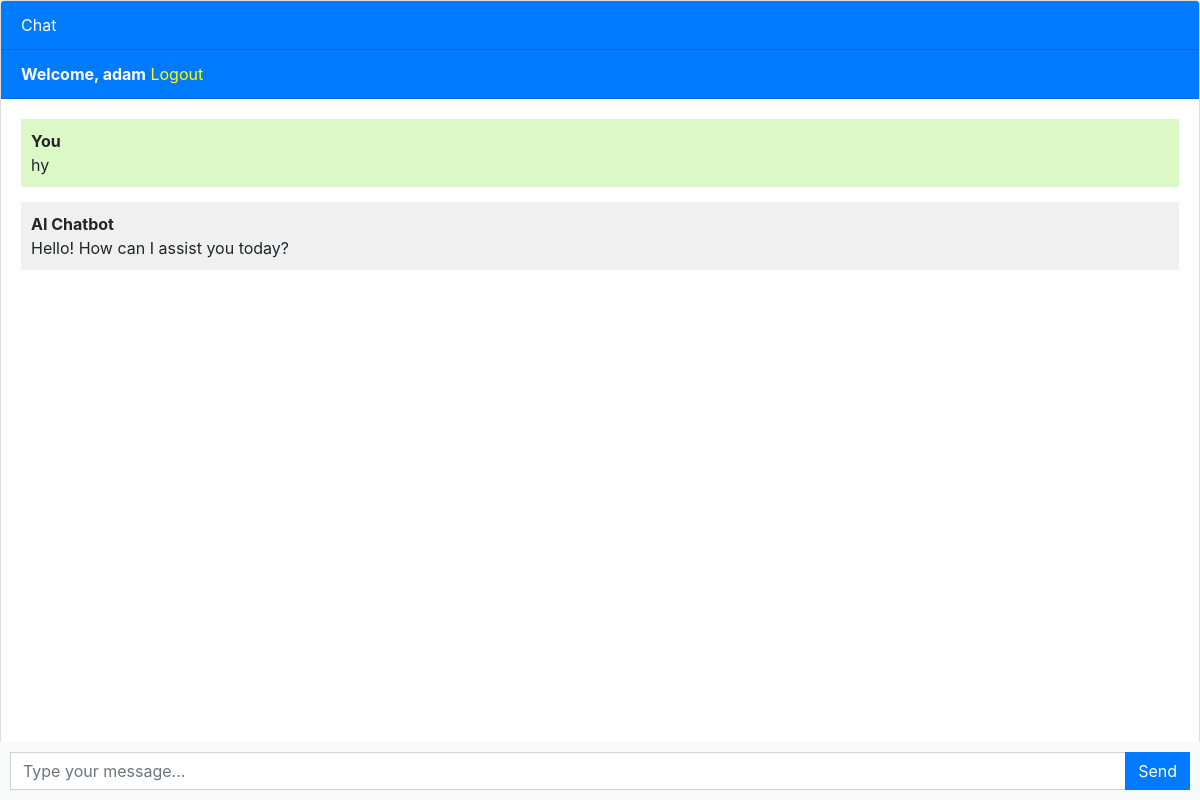
/index (signed in), run on an earlier commit of the app's database.
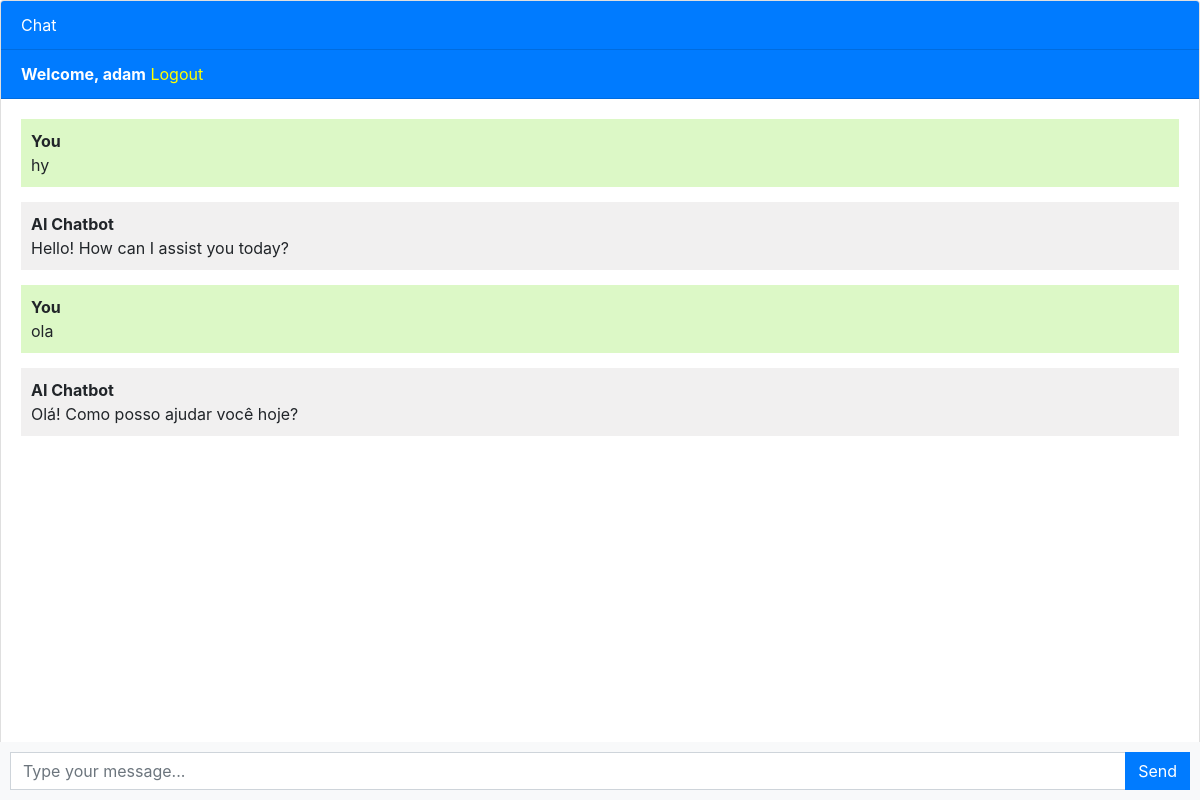
And on a later commit of the database.
### chatboot/models.py (models this page shows, shortened)
class Chat(models.Model):
    user = models.ForeignKey(User, on_delete=models.CASCADE)
    message = models.TextField()
    response = models.TextField()
    created_at = models.DateTimeField(auto_now_add=True)

### chatboot/views.py (the view)
# urls.py: path('index', views.chatboot, name='chatboot'),
def chatboot(request):
    chats = Chat.objects.filter(user=request.user)
    if request.method == 'POST':
        message = request.POST.get('message')
        response = ask_openai(message)
        chat = Chat(user=request.user, message=message, response=response, created_at=timezone.now())
        chat.save()
        return JsonResponse({'message': message, 'response': response})
    return render(request, 'chatboot.html', {'chats': chats})

### template/chatboot.html (shortened to what this page needs)
{% extends 'base.html' %}
{% block content %}
<div class="chat-container">
  <div class="card flex-grow-1">
    <div class="card-header bg-primary text-white">Chat</div>
    {% if user.is_authenticated %}
    <div class="card-header bg-primary text-white"><b>Welcome, {{user.username}}</b>   <a style="color: yellow;" href="logout">Logout</a></div>
    {% else %}
    <div class="card-header bg-primary text-white"><a style="color: yellow" href="login">Login</a>   <a style="color: yellow;" href="register">Register</a></div>
    {% endif %}
    <div class="card-body messages-box">
      <ul class="list-unstyled messages-list">
        {% for chat in chats %}
          {% if chat.user == request.user %}
            <li class="message sent">
          <div class="message-text">
            <div class="message-sender">
              <b>You</b>
            </div>
            <div class="message-content">
              {{chat.message}}
            </div>
          </div>
        </li>
        <li class="message received">
          <div class="message-text">
            <div class="message-sender">
              <b>AI Chatbot</b>
            </div>
            <div class="message-content">
              {{chat.response}}
            </div>
          </div>
        </li>
          {% endif %}
        {% endfor %}
      </ul>
    </div>
    <br><br>
    <br><br>
    <br><br>
  </div>
  <form class="message-form">
    <div class="input-group">
      <input type="text" class="form-control message-input" placeholder="Type your message...">
      <div class="input-group-append">
        <button type="submit" class="btn btn-primary btn-send">Send</button>
      </div>
    </div>
  </form>
</div>
{% endblock %}

What changed in the data, as far as the page shows it:
added Chat: message "ola", response "Olá! Como posso ajudar você hoje?"
